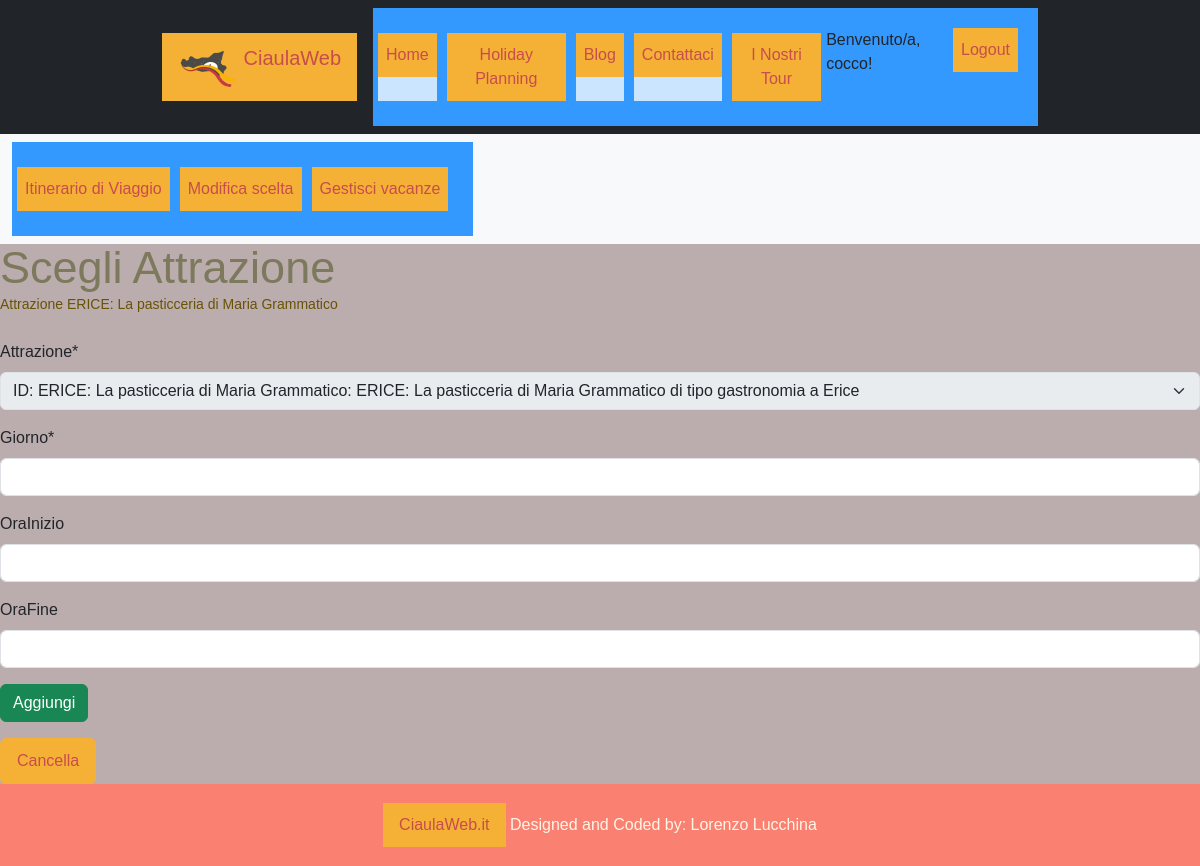
The page /HolidayPlanning/scegliattrazione/ERICE: La pasticceria di Maria Grammatico (signed in) on the database its author committed.
### profiles/models.py (models this page shows, shortened)
class UserProfileModel(AbstractBaseUser):
    nrSocio = models.IntegerField(primary_key=True)  # chiave, deve autogenerarsi
    first_name = models.CharField(max_length=32)
    last_name = models.CharField(max_length=32)
    email = models.CharField(max_length=32, unique=True)
    codiceFiscale = models.CharField(max_length=18)
    telefono = models.CharField(max_length=32)
    dataDiNascita = models.DateField(null=True)
    is_active = models.BooleanField(default=True)
    is_admin = models.BooleanField(default=False)
    objects = UserManager()
    USERNAME_FIELD = 'email'
    REQUIRED_FIELDS = []
    class Meta:
        verbose_name = 'User'
        verbose_name_plural = 'Users'

### attractions/models.py (models this page shows, shortened)
class Attrazione(models.Model):
    objects = None
    nome = models.CharField(max_length=200, primary_key=True)
    luogo = models.CharField(max_length=300)
    via = models.CharField(max_length=500)
    citta = models.CharField(max_length=200)
    costo = models.FloatField()
    tipo = models.CharField(max_length=200)
    oraApertura = models.TimeField('ora apertura')
    oraChiusura = models.TimeField('ora chiusura')
    descrizione = models.TextField()
    attrazione_image = models.ImageField(blank=True, null=True)  # , upload_to='attractionImages/')
    def __str__(self):
        return "ID: " + str(self.pk) + ": " + self.nome + " di tipo " + self.tipo + " a " + self.citta
    class Meta:
        verbose_name = "Attrazione"
        verbose_name_plural = "Attrazioni"

### HolidayPlanning/views.py (the view)
# urls.py: path("scegliattrazione/<pk>", scegliattrazione, name="scegli"),
def scegliattrazione(request, pk):
    if request.method == "POST":
        form = ScegliAttrazioneForm(data=request.POST, pk=pk, user=request.user)
        if form.is_valid():
            scelta = form.save(commit=False)
            rifvacanza = Vacanza.objects.filter(utente=request.user).last()
            ini = form.cleaned_data.get("oraInizio")
            fine = form.cleaned_data.get("oraFine")
            scelta.durata = td(hours=fine.hour - ini.hour) + td(minutes=fine.minute - ini.minute)
            scelta.save()
            rifvacanza.scelte.add(scelta)
            return redirect("HolidayPlanning:scelte")
    else:
        utente = request.user
        att = get_object_or_404(Attrazione, pk=pk)
        form = ScegliAttrazioneForm(pk=pk, user=utente)
        if Vacanza.objects.filter(utente=utente).count() == 0:
            return redirect("HolidayPlanning:creavacanza")
        return render(request, template_name="HolidayPlanning/scegli_attrazione.html",
                      context={"form": form, "att": att, "title": att.nome})
    return render(request, template_name="HolidayPlanning/scegli_attrazione.html", context={"form": form})

### HolidayPlanning/forms.py (shortened to what this page needs)
class ScegliAttrazioneForm(forms.ModelForm):
    helper = FormHelper()
    helper.form_id = 'scelta-crispy-form'
    helper.form_method = 'POST'
    helper.add_input(Submit('submit', 'Aggiungi'))
    helper.inputs[0].field_classes = 'btn btn-success'
    def __init__(self, pk, user, *args, **kwargs):
        super().__init__(*args, **kwargs)
        self.user = user
        a = get_object_or_404(Attrazione, pk=pk)
        self.attrazione = a
        self.fields['attrazione'].initial = a
        self.fields['attrazione'].disabled = True
        self.fields['attrazione'].widget.attrs["readonly"] = True
    class Meta:
        model = Scelta
        fields = ['attrazione', 'giorno', 'oraInizio', 'oraFine']

### HolidayPlanning/templates/HolidayPlanning/scegli_attrazione.html (shortened to what this page needs)
{% extends 'base.html' %}
{% load crispy_forms_tags %}
{% block content %}
<h1> Scegli Attrazione </h1>
    <p>Attrazione {{ title }}</p>
    {% crispy form %}
    <a class="btn" href="{% url 'attractions:attrazioni' %}">Cancella</a>
{% endblock %}

### templates/base.html (shortened to what this page needs)
<!DOCTYPE html>
{% load static %}
<html lang="en">
<head>
    {% block head %}
        <link rel="stylesheet"
              href="https://cdn.jsdelivr.net/npm/bootstrap@5.3.0-alpha1/dist/css/bootstrap.min.css"
>
	<link rel="stylesheet" type="text/css" href='{% static "/css/style.css"  %}'>
    {% endblock %}
    {% load crispy_forms_tags %}
</head>
<body>
<nav class="navbar navbar-expand-lg navbar-dark bg-dark">
        <div class="w-75 container-fluid">
        <a class="navbar-brand pl-5" href="{% url 'attractions:attrazioni' %}">
            <img src="/../../static/img/logo_ciaulaweb-192x192.png" class="d-inline-block logo_ciaulaweb align-top" alt="Logo">
            CiaulaWeb
        </a>
        <div class="collapse navbar-collapse" id="navbarNavDropdown">
            <ul class="navbar-nav pl-5">
                <li class="nav-item active pl-5">
                    <a class="nav-link" href="{% url 'attractions:attrazioni' %}">Home</a>
                </li>
                <li class="nav-item pl-5">
                    <a class="nav-link" href="{% url 'HolidayPlanning:creavacanza' %}">Holiday Planning</a>
                </li>
                <li class="nav-item pl-5">
                    <a class="nav-link" href="{% url 'attractions:cerca' %}">Blog</a>
                </li>
                <li class="nav-item pl-5">
                    <a class="nav-link" href="#">Contattaci</a>
                </li>
                <li class="nav-item pl-5">
                    <a class="nav-link " href="{% url 'HolidayPlanning:tourorganizzati' %}">I Nostri Tour</a>
                </li>
                {% if user.is_authenticated %}
                    <div class="nav-item pl-5">
                        <a>Benvenuto/a, {{user.first_name}}! </a>
                    </div>
                    <div class="nav-item pl-5">
                        <a class="nav-link" href="{% url 'profiles:user-logout' %}"> Logout </a>
                    </div>
                {% endif %}
            </ul>
        </div>
    </div>
</nav>
{% if user.is_authenticated %}
<nav class="navbar navbar-expand-lg navbar-light bg-light">
  <div class="container-fluid">
    <div class="collapse navbar-collapse" id="navbarNav">
      <ul class="navbar-nav">
        <li class="nav-item">
          <a class="nav-link" href="{% url 'HolidayPlanning:scelte'%}">Itinerario di Viaggio</a>
        </li>
        <li class="nav-item">
          <a class="nav-link" href="#">Modifica scelta</a>
        </li>
        <li class="nav-item">
          <a class="nav-link" href="{% url 'HolidayPlanning:vacanze' %}">Gestisci vacanze</a>
        </li>
      </ul>
    </div>
  </div>
</nav>
{% endif %}
{% block content %}
{% endblock %}
<footer class="page-footer font-small blue">
    <div class="footer-copyright text-center py-3">
        <a href="{% url 'home' %}">CiaulaWeb.it</a>
        Designed and Coded by: Lorenzo Lucchina
    </div>
</footer>
</body>
</html>

### static/css/style.css (style rules this page uses)
* { font-family: 'Montserrat', sans-serif !important; }
.logo_ciaulaweb { width: 60px; height: 48px; }
ul { background: #3399ff; padding: 20px; }
ul li { background: #cce5ff; color: darkblue; margin: 5px; }
a:link, a:visited { background-color: #f4b136; color: rgb(199, 77, 77); padding: 10px 16px; text-align: center; text-decoration: none; display: inline-block; }
footer { text-align: center; padding: 3px; background-color: salmon; color: oldlace; }
h1 { color: #7c795d; font-family: 'Trocchi', serif; font-size: 45px; font-weight: normal; line-height: 48px; margin: 0; }
p { color: #685206; font-family: 'Helvetica Neue', sans-serif; font-size: 14px; line-height: 24px; margin: 0 0 24px; text-align: justify; text-justify: inter-word; }
:root { --gradient: linear-gradient(to left top, #dd2476 10%, #ff512f 90%) !important; }
body { background: #bbadad !important; }

### rows shown on the page
UserProfileModel: first_name "cocco"
Attrazione: nome "ERICE: La pasticceria di Maria Grammatico"
